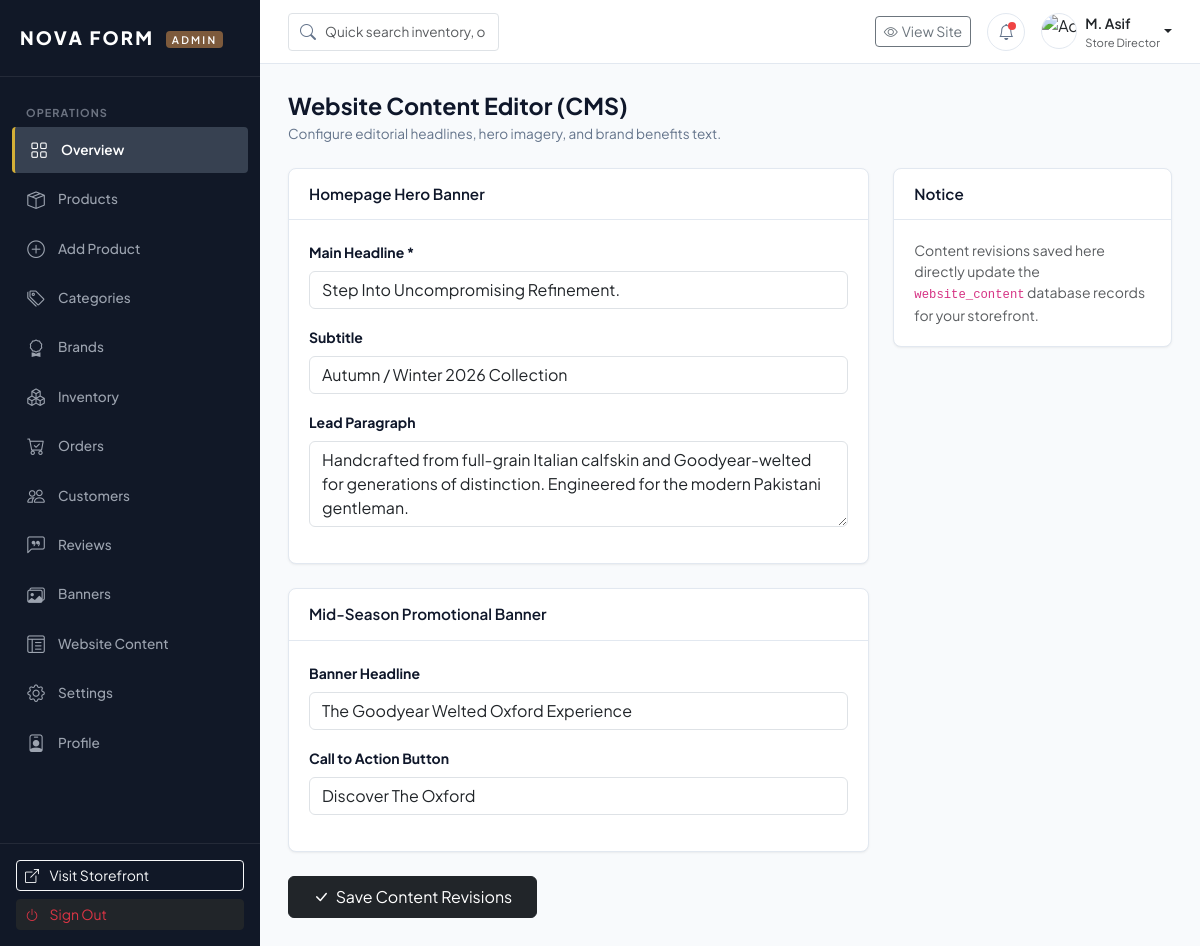
Page /dashboard/website-content.php (signed in) on the committed database.
### tables this page shows
CREATE TABLE `website_content` (
  `id` INT UNSIGNED NOT NULL AUTO_INCREMENT,
  `hero_headline` VARCHAR(255) NOT NULL,
  `hero_subtitle` VARCHAR(255) NULL,
  `hero_lead` TEXT NULL,
  `promo_headline` VARCHAR(255) NULL,
  `promo_btn_text` VARCHAR(100) NULL,
  `created_at` TIMESTAMP NOT NULL DEFAULT CURRENT_TIMESTAMP,
  `updated_at` TIMESTAMP NOT NULL DEFAULT CURRENT_TIMESTAMP ON UPDATE CURRENT_TIMESTAMP,
  PRIMARY KEY (`id`)
);

### dashboard/website-content.php (the view, shortened to what this page needs)
<?php
require_once __DIR__ . "/settings/db.php";
$query = "SELECT * FROM website_content WHERE id = 1 LIMIT 1";
$result = mysqli_query($conn, $query);
$content = ($result && mysqli_num_rows($result) > 0) ? mysqli_fetch_assoc($result) : [];
?>
<?php require_once __DIR__ . "/partials/header.php" ?>
<body>
  <div class="admin-wrapper">
    <?php require_once __DIR__ . "/partials/sidebar.php"; ?>
    <div class="admin-main">
      <header class="admin-topbar">
        <div class="d-flex align-items-center gap-3">
          <div class="topbar-search">
            <i class="bi bi-search search-icon"></i>
            <input type="text" class="form-control" id="tableSearchInput" placeholder="Quick search inventory, orders...">
          </div>
        </div>
        <div class="topbar-actions">
          <a href="../front-site/index.html" target="_blank" class="btn btn-sm btn-outline-secondary d-none d-md-inline-flex align-items-center gap-1">
            <i class="bi bi-eye"></i> View Site
          </a>
          <div class="dropdown">
            <a href="#" class="topbar-icon-btn" data-bs-toggle="dropdown" aria-expanded="false" title="Notifications">
              <i class="bi bi-bell"></i>
              <span class="topbar-badge-dot"></span>
            </a>
          </div>
          <div class="dropdown">
            <a href="#" class="d-flex align-items-center text-decoration-none dropdown-toggle text-dark" data-bs-toggle="dropdown" aria-expanded="false">
              <img src="https://images.unsplash.com/photo-1534528741775-53994a69daeb?q=80&w=200&auto=format&fit=crop" class="admin-avatar me-2" alt="Admin">
              <div class="d-none d-sm-block text-start">
                <div class="fw-semibold small leading-none">M. Asif</div>
                <div class="text-muted" style="font-size: 0.7rem;">Store Director</div>
              </div>
            </a>
          </div>
        </div>
      </header>
      <main class="admin-content">
        <div class="d-flex justify-content-between align-items-center mb-4">
          <div>
            <h1 class="page-title">Website Content Editor (CMS)</h1>
            <p class="page-subtitle">Configure editorial headlines, hero imagery, and brand benefits text.</p>
          </div>
        </div>
        <form action="actions/save_website_content_action.php" method="POST">
          <div class="row g-4">
            <div class="col-lg-8">
              <div class="admin-card mb-4">
                <div class="admin-card-header">
                  <h5 class="admin-card-title">Homepage Hero Banner</h5>
                </div>
                <div class="admin-card-body">
                  <div class="mb-3">
                    <label class="form-label small fw-bold">Main Headline *</label>
                    <input type="text" name="hero_headline" class="form-control" value="<?= htmlspecialchars($content['hero_headline'] ?? 'Step Into Uncompromising Refinement.') ?>" required>
                  </div>
                  <div class="mb-3">
                    <label class="form-label small fw-bold">Subtitle</label>
                    <input type="text" name="hero_subtitle" class="form-control" value="<?= htmlspecialchars($content['hero_subtitle'] ?? 'Autumn / Winter 2026 Collection') ?>">
                  </div>
                  <div class="mb-3">
                    <label class="form-label small fw-bold">Lead Paragraph</label>
                    <textarea name="hero_lead" class="form-control" rows="3"><?= htmlspecialchars($content['hero_lead'] ?? 'Handcrafted from full-grain Italian calfskin and Goodyear-welted for generations of distinction. Engineered for the modern Pakistani gentleman.') ?></textarea>
                  </div>
                </div>
              </div>
              <div class="admin-card mb-4">
                <div class="admin-card-header">
                  <h5 class="admin-card-title">Mid-Season Promotional Banner</h5>
                </div>
                <div class="admin-card-body">
                  <div class="mb-3">
                    <label class="form-label small fw-bold">Banner Headline</label>
                    <input type="text" name="promo_headline" class="form-control" value="<?= htmlspecialchars($content['promo_headline'] ?? 'The Goodyear Welted Oxford Experience') ?>">
                  </div>
                  <div class="mb-3">
                    <label class="form-label small fw-bold">Call to Action Button</label>
                    <input type="text" name="promo_btn_text" class="form-control" value="<?= htmlspecialchars($content['promo_btn_text'] ?? 'Discover The Oxford') ?>">
                  </div>
                </div>
              </div>
              <button type="submit" class="btn btn-dark px-4 py-2"><i class="bi bi-check-lg me-1"></i> Save Content Revisions</button>
            </div>
            <div class="col-lg-4">
              <div class="admin-card">
                <div class="admin-card-header">
                  <h5 class="admin-card-title">Notice</h5>
                </div>
                <div class="admin-card-body small text-muted">
                  Content revisions saved here directly update the <code>website_content</code> database records for your storefront.
                </div>
              </div>
            </div>
          </div>
        </form>
      </main>
    </div>
  </div>
</body>
</html>

### dashboard/partials/header.php (shortened to what this page needs)
<!DOCTYPE html>
<html lang="en">
<head>
    <link rel="stylesheet" href="https://cdn.jsdelivr.net/npm/bootstrap@5.3.3/dist/css/bootstrap.min.css">
    <link rel="stylesheet" href="https://cdn.jsdelivr.net/npm/bootstrap-icons@1.11.3/font/bootstrap-icons.min.css">
    <link rel="stylesheet" href="assets/css/dashboard.css">
    <link rel="stylesheet" href="assets/css/responsive.css">
</head>

### dashboard/partials/sidebar.php
<aside class="admin-sidebar">
    <div class="sidebar-brand">
        <a href="index.php" class="sidebar-brand-title text-decoration-none">
            NOVA FORM <span class="badge-role">ADMIN</span>
        </a>
    </div>
    <ul class="sidebar-menu">
        <li class="sidebar-heading">Operations</li>
        <li class="sidebar-item">
            <a href="index.php" class="sidebar-link active">
                <i class="bi bi-grid"></i>
                <span>Overview</span>
            </a>
        </li>
        <li class="sidebar-item">
            <a href="products.php" class="sidebar-link ">
                <i class="bi bi-box-seam"></i>
                <span>Products</span>
            </a>
        </li>
        <li class="sidebar-item">
            <a href="product-add.php" class="sidebar-link ">
                <i class="bi bi-plus-circle"></i>
                <span>Add Product</span>
            </a>
        </li>
        <li class="sidebar-item">
            <a href="categories.php" class="sidebar-link ">
                <i class="bi bi-tags"></i>
                <span>Categories</span>
            </a>
        </li>
        <li class="sidebar-item">
            <a href="brands.php" class="sidebar-link ">
                <i class="bi bi-award"></i>
                <span>Brands</span>
            </a>
        </li>
        <li class="sidebar-item">
            <a href="inventory.php" class="sidebar-link ">
                <i class="bi bi-boxes"></i>
                <span>Inventory</span>
            </a>
        </li>
        <li class="sidebar-item">
            <a href="orders.php" class="sidebar-link ">
                <i class="bi bi-cart-check"></i>
                <span>Orders</span>
            </a>
        </li>
        <li class="sidebar-item">
            <a href="customers.php" class="sidebar-link ">
                <i class="bi bi-people"></i>
                <span>Customers</span>
            </a>
        </li>
        <li class="sidebar-item">
            <a href="reviews.php" class="sidebar-link ">
                <i class="bi bi-chat-left-quote"></i>
                <span>Reviews</span>
            </a>
        </li>
        <li class="sidebar-item">
            <a href="banners.php" class="sidebar-link ">
                <i class="bi bi-images"></i>
                <span>Banners</span>
            </a>
        </li>
        <li class="sidebar-item">
            <a href="website-content.php" class="sidebar-link ">
                <i class="bi bi-layout-text-window-reverse"></i>
                <span>Website Content</span>
            </a>
        </li>
        <li class="sidebar-item">
            <a href="settings.php" class="sidebar-link ">
                <i class="bi bi-gear"></i>
                <span>Settings</span>
            </a>
        </li>
        <li class="sidebar-item">
            <a href="profile.php" class="sidebar-link ">
                <i class="bi bi-person-badge"></i>
                <span>Profile</span>
            </a>
        </li>
    </ul>
    <div class="sidebar-footer">
        <a href="../front-site/index.php" class="btn btn-outline-light btn-sm w-100 mb-2 text-start">
            <i class="bi bi-box-arrow-up-right me-2"></i> Visit Storefront
        </a>
        <a href="../actions/logout_action.php" class="btn btn-dark btn-sm w-100 text-start text-danger">
            <i class="bi bi-power me-2"></i> Sign Out
        </a>
    </div>
</aside>

### rows in the picture
website_content: hero_headline "Step Into Uncompromising Refinement.", hero_subtitle "Autumn / Winter 2026 Collection", hero_lead "Handcrafted from full-grain Italian calfskin and Goodyear-welted for generations of distinction. Engineered for the modern Pakistani gentleman.", promo_headline "The Goodyear Welted Oxford Experience", promo_btn_text "Discover The Oxford"
